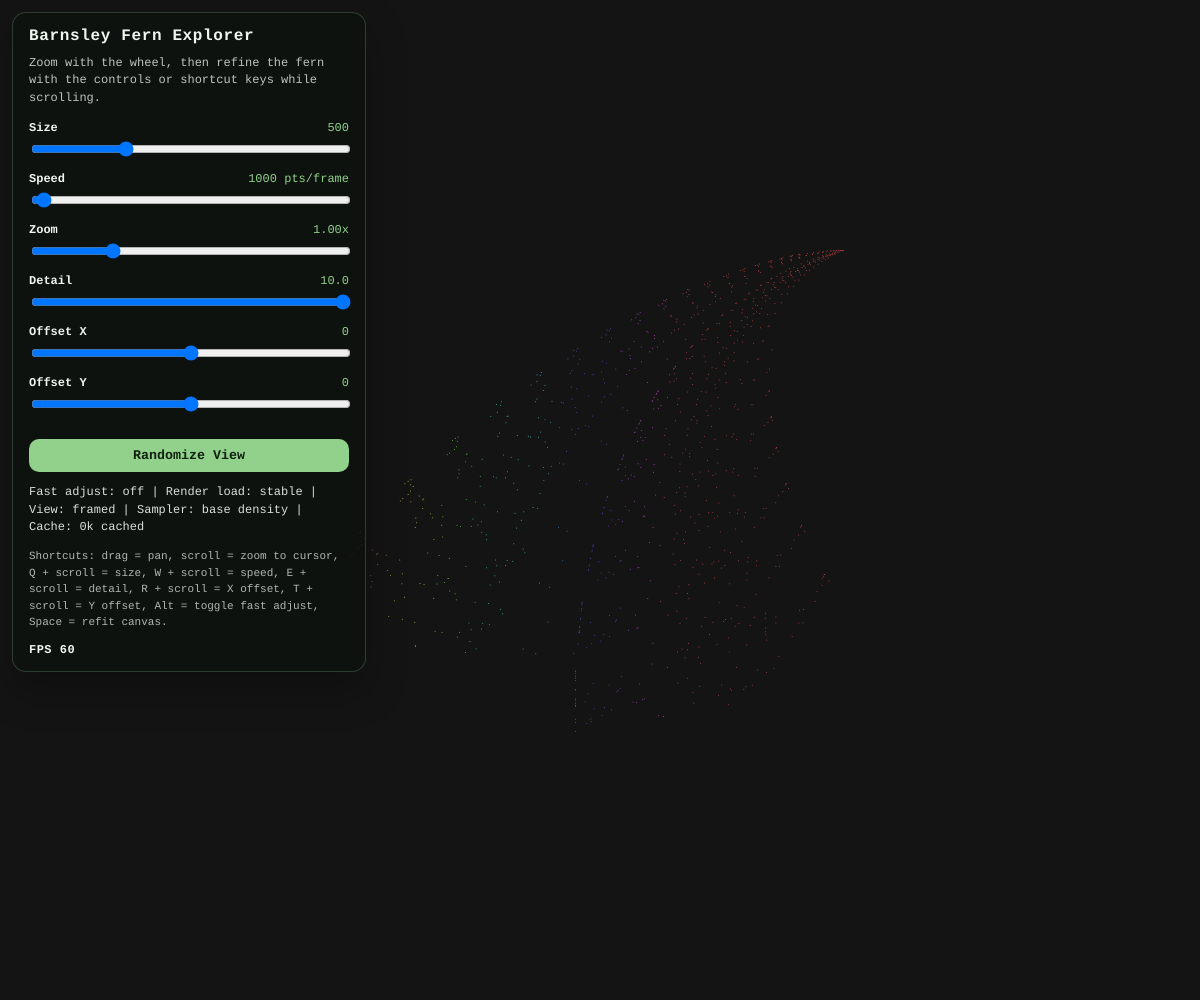
Frame 1 (no input)
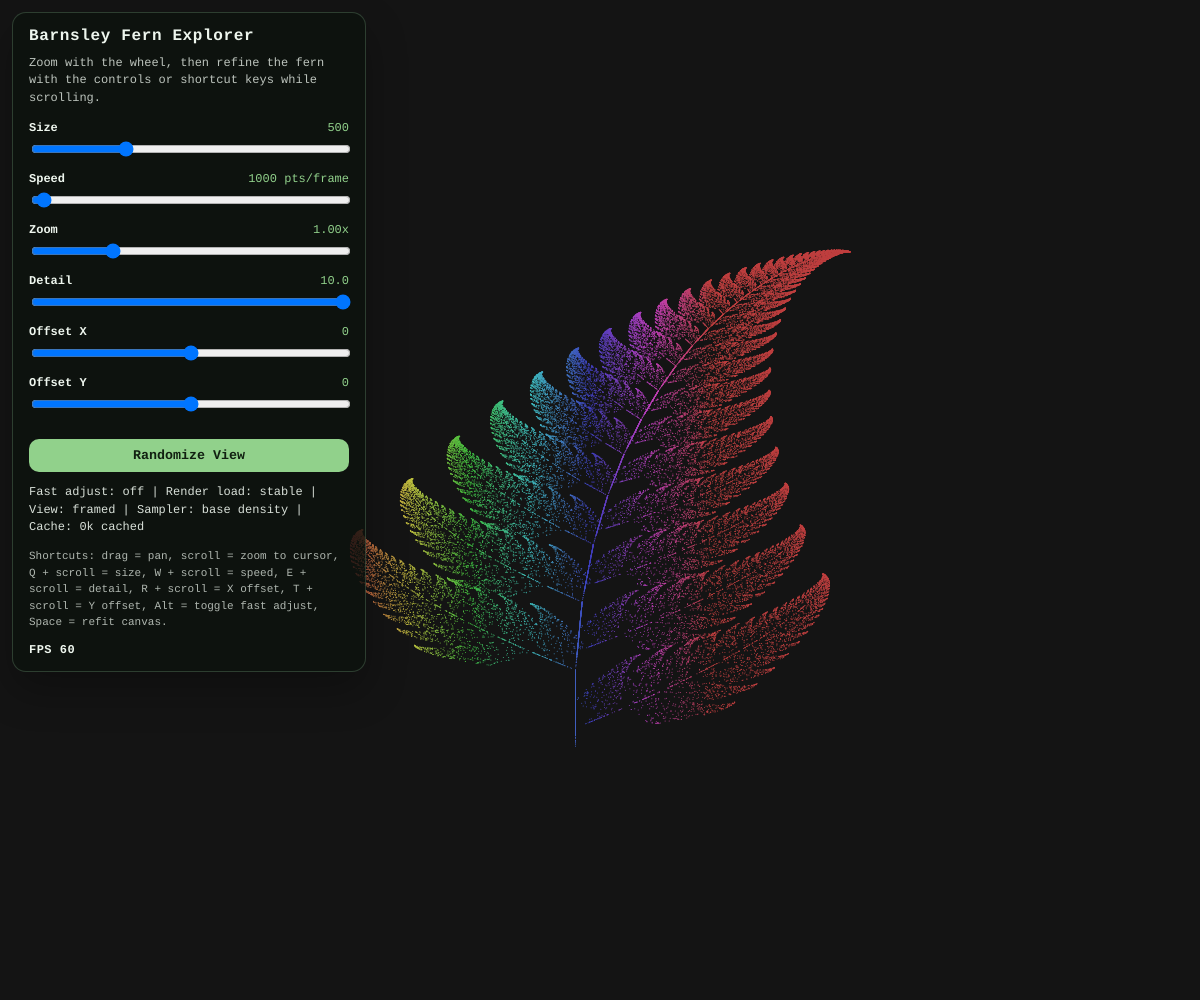
Frame 60 (no input)
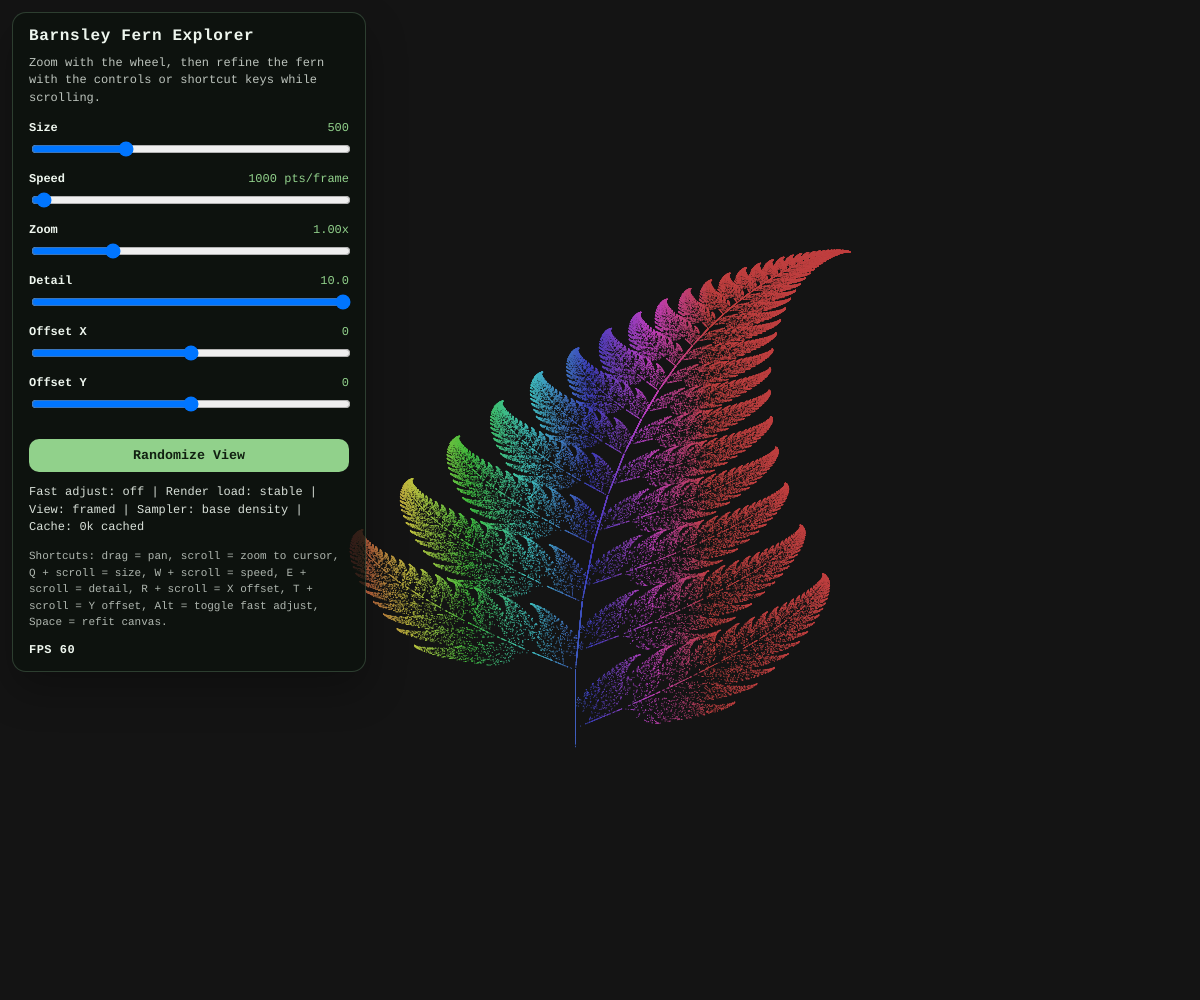
Frame 120 (the mouse pressed at the canvas centre since frame 60)

The p5.js sketch that drew these frames (run headless with seeded random() and noise() and a simulated clock; from frame 60 on, the mouse is pressed at the canvas centre):

// p5.js sketch
// ── sketch.js
// jshint esversion: 6

const FERN_MIN_X = -2.182;
const FERN_MAX_X = 2.6558;
const FERN_MIN_Y = 0;
const FERN_MAX_Y = 9.9983;
const TARGET_FRAME_RATE = 120;
const MAX_SPEED = 50000;
const WARNING_SPEED = 25000;
const PANEL_WIDTH = 320;
const ZOOM_BASE = 1.03;
const MIN_ZOOM_STEP = -160;
const MAX_ZOOM_STEP = 500;
const MAX_AUTO_BOOST = 160;
const MAX_SAMPLE_ATTEMPTS = 2000000;
const BURN_IN_STEPS = 100;
const MAX_CACHED_POINTS = 1500000;
const REDRAW_BATCH_SIZE = 120000;

let x = 0;
let y = 0;
let xoff = 0;
let yoff = 0;
let size = 500;
let speed = 1000;
let detail = 10;
let zoomStep = 0;
let zoomFactor = 1;
let acc = false;
let isDragging = false;
let dragStartMouseX = 0;
let dragStartMouseY = 0;
let dragStartXoff = 0;
let dragStartYoff = 0;

let sizeSl;
let speedSl;
let detailSl;
let zoomSl;
let xoffSl;
let yoffSl;
let randomBn;
let panel;
let helpPanel;
let statusP;
let fpsP;
let sizeValue;
let speedValue;
let detailValue;
let zoomValue;
let xoffValue;
let yoffValue;

let renderOriginX = 0;
let renderOriginY = 0;
let scaledSize = 500;
let plotScaleX = 1;
let plotScaleY = 1;
let hueBase = 0;
let hueScale = 1;
let strokeSize = 1;
let visibleFraction = 1;
let autoBoost = 1;
let sampleBudget = 1000;
let cachedPointCount = 0;
let cacheWriteIndex = 0;
let redrawIndex = 0;
let needsFullRedraw = false;

const pointCacheX = new Float32Array(MAX_CACHED_POINTS);
const pointCacheY = new Float32Array(MAX_CACHED_POINTS);

function setup() {
  createCanvas(windowWidth, windowHeight);
  frameRate(TARGET_FRAME_RATE);
  createUi();
  updateLayout();
  updateSliderRanges();
  syncFromControls(false);
  reset(true);
}

function draw() {
  push();
  colorMode(HSL);
  strokeWeight(strokeSize);
  translate(renderOriginX, renderOriginY);

  if (needsFullRedraw) {
    redrawCachedPoints();
  }

  drawNewSamples();

  pop();
  fpsP.html(`FPS ${round(frameRate())}`);
}

function createUi() {
  panel = createDiv("");
  panel.style("position", "absolute");
  panel.style("top", "12px");
  panel.style("left", "12px");
  panel.style("width", `${PANEL_WIDTH}px`);
  panel.style("padding", "14px 16px");
  panel.style("border-radius", "14px");
  panel.style("background", "rgba(12, 18, 14, 0.78)");
  panel.style("border", "1px solid rgba(160, 220, 170, 0.22)");
  panel.style("box-shadow", "0 18px 40px rgba(0, 0, 0, 0.28)");
  panel.style("color", "#eef6ee");
  panel.style("font-family", "Consolas, 'Courier New', monospace");
  panel.style("z-index", "10");

  const heading = createP("Barnsley Fern Explorer");
  heading.parent(panel);
  heading.style("margin", "0 0 10px 0");
  heading.style("font-size", "16px");
  heading.style("font-weight", "700");
  heading.style("letter-spacing", "0.04em");

  const intro = createP("Zoom with the wheel, then refine the fern with the controls or shortcut keys while scrolling.");
  intro.parent(panel);
  intro.style("margin", "0 0 14px 0");
  intro.style("font-size", "12px");
  intro.style("line-height", "1.45");
  intro.style("color", "rgba(238, 246, 238, 0.78)");

  const sizeControl = createLabeledSlider("Size", 100, 1000, 500, 1);
  sizeSl = sizeControl.slider;
  sizeValue = sizeControl.value;

  const speedControl = createLabeledSlider("Speed", 250, MAX_SPEED, 1000, 10);
  speedSl = speedControl.slider;
  speedValue = speedControl.value;

  const zoomControl = createLabeledSlider("Zoom", MIN_ZOOM_STEP, MAX_ZOOM_STEP, 0, 1);
  zoomSl = zoomControl.slider;
  zoomValue = zoomControl.value;

  const detailControl = createLabeledSlider("Detail", 1, 100, 100, 1);
  detailSl = detailControl.slider;
  detailValue = detailControl.value;

  const xoffControl = createLabeledSlider("Offset X", -width / 2, width / 2, 0, 1);
  xoffSl = xoffControl.slider;
  xoffValue = xoffControl.value;

  const yoffControl = createLabeledSlider("Offset Y", -height / 2, height / 2, 0, 1);
  yoffSl = yoffControl.slider;
  yoffValue = yoffControl.value;

  bindSlider(sizeSl, true);
  bindSlider(speedSl, false);
  bindSlider(zoomSl, true);
  bindSlider(detailSl, true);
  bindSlider(xoffSl, true);
  bindSlider(yoffSl, true);

  randomBn = createButton("Randomize View");
  randomBn.parent(panel);
  randomBn.style("margin-top", "12px");
  randomBn.style("width", "100%");
  randomBn.style("padding", "9px 12px");
  randomBn.style("border", "none");
  randomBn.style("border-radius", "10px");
  randomBn.style("background", "#91d18b");
  randomBn.style("color", "#112011");
  randomBn.style("font-family", "inherit");
  randomBn.style("font-weight", "700");
  randomBn.style("cursor", "pointer");
  randomBn.mousePressed(randomGen);

  statusP = createP("");
  statusP.parent(panel);
  statusP.style("margin", "12px 0 0 0");
  statusP.style("font-size", "12px");
  statusP.style("line-height", "1.45");

  helpPanel = createP(
    "Shortcuts: drag = pan, scroll = zoom to cursor, Q + scroll = size, W + scroll = speed, E + scroll = detail, R + scroll = X offset, T + scroll = Y offset, Alt = toggle fast adjust, Space = refit canvas."
  );
  helpPanel.parent(panel);
  helpPanel.style("margin", "12px 0 0 0");
  helpPanel.style("font-size", "11px");
  helpPanel.style("line-height", "1.5");
  helpPanel.style("color", "rgba(238, 246, 238, 0.72)");

  fpsP = createP("");
  fpsP.parent(panel);
  fpsP.style("margin", "12px 0 0 0");
  fpsP.style("font-size", "12px");
  fpsP.style("font-weight", "700");
  fpsP.style("letter-spacing", "0.04em");
}

function createLabeledSlider(label, minValue, maxValue, defaultValue, stepValue) {
  const wrapper = createDiv("");
  wrapper.parent(panel);
  wrapper.style("margin", "0 0 10px 0");

  const labelRow = createDiv("");
  labelRow.parent(wrapper);
  labelRow.style("display", "flex");
  labelRow.style("justify-content", "space-between");
  labelRow.style("align-items", "center");
  labelRow.style("margin-bottom", "4px");

  const labelEl = createSpan(label);
  labelEl.parent(labelRow);
  labelEl.style("font-size", "12px");
  labelEl.style("font-weight", "700");

  const valueEl = createSpan("");
  valueEl.parent(labelRow);
  valueEl.style("font-size", "12px");
  valueEl.style("color", "#91d18b");

  const slider = createSlider(minValue, maxValue, defaultValue, stepValue);
  slider.parent(wrapper);
  slider.style("width", "100%");

  return { slider: slider, value: valueEl };
}

function bindSlider(slider, needsReset) {
  slider.input(function () {
    syncFromControls(needsReset);
  });
}

function syncFromControls(needsReset) {
  size = Number(sizeSl.value());
  speed = Number(speedSl.value());
  zoomStep = Number(zoomSl.value());
  zoomFactor = pow(ZOOM_BASE, zoomStep);
  detail = Number(detailSl.value()) / 10;
  xoff = Number(xoffSl.value());
  yoff = Number(yoffSl.value());

  updateRenderState();
  updateOffsetSliderBounds(scaledSize);
  updateReadouts();
  updateStatus();

  if (needsReset) {
    requestViewRedraw();
  }
}

function updateRenderState() {
  const fernWidth = FERN_MAX_X - FERN_MIN_X;
  const fernHeight = FERN_MAX_Y - FERN_MIN_Y;
  const hueMin = -size / 5196;
  let visibleWidth;
  let visibleHeight;

  scaledSize = size * zoomFactor;

  renderOriginX = (width - scaledSize) / 2 + xoff;
  renderOriginY = (height - scaledSize) / 2 + yoff;
  plotScaleX = scaledSize / fernWidth;
  plotScaleY = scaledSize / fernHeight;
  hueBase = hueMin;
  hueScale = (size - hueMin) / fernWidth;
  strokeSize = constrain(11 - detail, 1, 10);

  visibleWidth = max(0, min(width, renderOriginX + scaledSize) - max(0, renderOriginX));
  visibleHeight = max(0, min(height, renderOriginY + scaledSize) - max(0, renderOriginY));

  visibleFraction = scaledSize > 0 ? (visibleWidth * visibleHeight) / (scaledSize * scaledSize) : 1;
  autoBoost = constrain(1 / max(visibleFraction, 1 / MAX_AUTO_BOOST), 1, MAX_AUTO_BOOST);
  sampleBudget = min(MAX_SAMPLE_ATTEMPTS, round(speed * autoBoost));
}

function updateReadouts() {
  sizeValue.html(size);
  speedValue.html(`${speed} pts/frame`);
  zoomValue.html(formatZoom(zoomFactor));
  detailValue.html(detail.toFixed(1));
  xoffValue.html(xoff);
  yoffValue.html(yoff);
}

function updateStatus() {
  const speedLabel = speed >= WARNING_SPEED ? "high load" : "stable";
  const accelLabel = acc ? "on" : "off";
  const zoomLabel = zoomFactor >= 100 ? "deep zoom" : "framed";
  const boostLabel = autoBoost > 1 ? `${round(autoBoost)}x density` : "base density";
  const cacheLabel = cachedPointCount >= MAX_CACHED_POINTS ? "cache full" : `${round(cachedPointCount / 1000)}k cached`;

  statusP.html(`Fast adjust: ${accelLabel} | Render load: ${speedLabel} | View: ${zoomLabel} | Sampler: ${boostLabel} | Cache: ${cacheLabel}`);
  statusP.style("color", speed >= WARNING_SPEED ? "#ffd166" : "rgba(238, 246, 238, 0.9)");
}

function drawNewSamples() {
  let attempts = 0;
  let visiblePoints = 0;

  while (attempts < sampleBudget && visiblePoints < speed) {
    cachePoint(x, y);

    if (drawWorldPoint(x, y)) {
      visiblePoints += 1;
    }

    portionGen();
    attempts += 1;
  }
}

function redrawCachedPoints() {
  const redrawEnd = min(redrawIndex + REDRAW_BATCH_SIZE, cachedPointCount);

  for (let index = redrawIndex; index < redrawEnd; index++) {
    drawWorldPoint(pointCacheX[index], pointCacheY[index]);
  }

  redrawIndex = redrawEnd;

  if (redrawIndex >= cachedPointCount) {
    needsFullRedraw = false;
  }
}

function drawWorldPoint(worldX, worldY) {
  const rx = (worldX - FERN_MIN_X) * plotScaleX;
  const ry = scaledSize - (worldY - FERN_MIN_Y) * plotScaleY;
  const screenX = renderOriginX + rx;
  const screenY = renderOriginY + ry;

  if (screenX < 0 || screenX > width || screenY < 0 || screenY > height) {
    return false;
  }

  stroke(hueBase + (worldX - FERN_MIN_X) * hueScale, 50, 50);
  point(rx, ry);
  return true;
}

function cachePoint(worldX, worldY) {
  pointCacheX[cacheWriteIndex] = worldX;
  pointCacheY[cacheWriteIndex] = worldY;

  cacheWriteIndex = (cacheWriteIndex + 1) % MAX_CACHED_POINTS;

  if (cachedPointCount < MAX_CACHED_POINTS) {
    cachedPointCount += 1;
  }
}

function requestViewRedraw() {
  background(20);
  redrawIndex = 0;
  needsFullRedraw = cachedPointCount > 0;
}

function formatZoom(value) {
  if (value >= 1000) {
    return `${value.toExponential(2)}x`;
  }

  if (value >= 10) {
    return `${value.toFixed(1)}x`;
  }

  return `${value.toFixed(2)}x`;
}

function mouseWheel(event) {
  const direction = event.delta < 0 ? 1 : -1;
  const step = acc ? 50 : 25;

  if (isPointerInsidePanel(mouseX, mouseY)) {
    return false;
  }

  if (keyIsDown(81)) {
    nudgeSlider(sizeSl, direction * step, true);
  } else if (keyIsDown(87)) {
    nudgeSlider(speedSl, direction * step * 10, false);
  } else if (keyIsDown(69)) {
    nudgeSlider(detailSl, direction * (step / 15), true);
  } else if (keyIsDown(82)) {
    nudgeSlider(xoffSl, direction * (step / 5), true);
  } else if (keyIsDown(84)) {
    nudgeSlider(yoffSl, direction * (step / 5), true);
  } else {
    zoomTowardPointer(direction * (acc ? 6 : 3));
  }

  return false;
}

function zoomTowardPointer(delta) {
  const minZoomStep = Number(zoomSl.elt.min);
  const maxZoomStep = Number(zoomSl.elt.max);
  const nextZoomStep = constrain(Number(zoomSl.value()) + delta, minZoomStep, maxZoomStep);
  const currentScaledSize = scaledSize;
  const pointerRatioX = currentScaledSize === 0 ? 0.5 : (mouseX - renderOriginX) / currentScaledSize;
  const pointerRatioY = currentScaledSize === 0 ? 0.5 : (mouseY - renderOriginY) / currentScaledSize;
  const nextZoomFactor = pow(ZOOM_BASE, nextZoomStep);
  const nextScaledSize = size * nextZoomFactor;
  const nextOriginX = mouseX - pointerRatioX * nextScaledSize;
  const nextOriginY = mouseY - pointerRatioY * nextScaledSize;
  const nextXoff = nextOriginX - (width - nextScaledSize) / 2;
  const nextYoff = nextOriginY - (height - nextScaledSize) / 2;

  zoomSl.value(nextZoomStep);
  updateOffsetSliderBounds(nextScaledSize);
  xoffSl.value(constrain(round(nextXoff), Number(xoffSl.elt.min), Number(xoffSl.elt.max)));
  yoffSl.value(constrain(round(nextYoff), Number(yoffSl.elt.min), Number(yoffSl.elt.max)));
  syncFromControls(true);
}

function mousePressed() {
  if (mouseButton !== LEFT || isPointerInsidePanel(mouseX, mouseY)) {
    return;
  }

  isDragging = true;
  dragStartMouseX = mouseX;
  dragStartMouseY = mouseY;
  dragStartXoff = xoff;
  dragStartYoff = yoff;
}

function mouseDragged() {
  let nextXoff;
  let nextYoff;

  if (!isDragging) {
    return;
  }

  nextXoff = dragStartXoff + (mouseX - dragStartMouseX);
  nextYoff = dragStartYoff + (mouseY - dragStartMouseY);

  xoffSl.value(constrain(round(nextXoff), Number(xoffSl.elt.min), Number(xoffSl.elt.max)));
  yoffSl.value(constrain(round(nextYoff), Number(yoffSl.elt.min), Number(yoffSl.elt.max)));
  syncFromControls(true);

  return false;
}

function mouseReleased() {
  isDragging = false;
}

function isPointerInsidePanel(pointerX, pointerY) {
  const panelRect = panel.elt.getBoundingClientRect();

  return (
    pointerX >= panelRect.left &&
    pointerX <= panelRect.right &&
    pointerY >= panelRect.top &&
    pointerY <= panelRect.bottom
  );
}

function nudgeSlider(slider, delta, needsReset) {
  const minValue = Number(slider.elt.min);
  const maxValue = Number(slider.elt.max);
  const nextValue = constrain(Number(slider.value()) + delta, minValue, maxValue);

  slider.value(nextValue);
  syncFromControls(needsReset);
}

function keyPressed() {
  switch (keyCode) {
    case 18:
      acc = !acc;
      updateStatus();
      break;
    case 32:
      adjust();
      break;
  }
}

function windowResized() {
  adjust();
}

function adjust() {
  resizeCanvas(windowWidth, windowHeight);
  updateLayout();
  updateSliderRanges();
  syncFromControls(true);
}

function updateLayout() {
  const panelWidth = constrain(windowWidth - 24, 240, PANEL_WIDTH);
  panel.style("width", `${panelWidth}px`);
}

function updateSliderRanges() {
  const maxSize = max(600, round(min(windowWidth, windowHeight) * 1.5));

  sizeSl.attribute("max", maxSize);
  updateOffsetSliderBounds(scaledSize);

  sizeSl.value(constrain(Number(sizeSl.value()), Number(sizeSl.elt.min), maxSize));
  xoffSl.value(constrain(Number(xoffSl.value()), Number(xoffSl.elt.min), Number(xoffSl.elt.max)));
  yoffSl.value(constrain(Number(yoffSl.value()), Number(yoffSl.elt.min), Number(yoffSl.elt.max)));
}

function updateOffsetSliderBounds(viewSize) {
  const offsetRange = round(max(width, height, viewSize || 0));

  xoffSl.attribute("min", -offsetRange);
  xoffSl.attribute("max", offsetRange);
  yoffSl.attribute("min", -offsetRange);
  yoffSl.attribute("max", offsetRange);
}

function portionGen() {
  const p = random(1);
  let nx;
  let ny;

  if (p <= 0.01) {
    nx = 0;
    ny = 0.16 * y;
  } else if (p <= 0.86) {
    nx = 0.85 * x + 0.04 * y;
    ny = -0.04 * x + 0.85 * y + 1.6;
  } else if (p <= 0.93) {
    nx = 0.2 * x - 0.26 * y;
    ny = 0.23 * x + 0.22 * y + 1.6;
  } else {
    nx = -0.15 * x + 0.28 * y;
    ny = 0.26 * x + 0.24 * y + 0.44;
  }

  x = nx;
  y = ny;
}

function reset(clearCache) {
  if (clearCache) {
    cachedPointCount = 0;
    cacheWriteIndex = 0;
  }

  x = 0;
  y = 0;

  for (let i = 0; i < BURN_IN_STEPS; i++) {
    portionGen();
  }

  requestViewRedraw();
}

function randomGen() {
  const minSize = Number(sizeSl.elt.min);
  const maxSize = Number(sizeSl.elt.max);
  const xPadding = round(width * 0.18);
  const yPadding = round(height * 0.18);

  sizeSl.value(round(random(minSize, maxSize)));
  zoomSl.value(0);
  xoffSl.value(round(random(-xPadding, xPadding)));
  yoffSl.value(round(random(-yPadding, yPadding)));
  syncFromControls(true);
}
